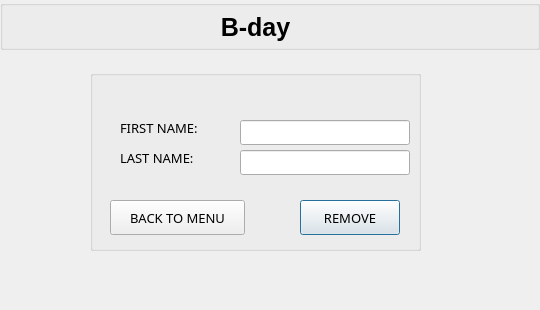
<?xml version="1.0" encoding="UTF-8"?>
<ui version="4.0">
 <class>Removedialog</class>
 <widget class="QDialog" name="Removedialog">
  <property name="geometry">
   <rect>
    <x>0</x>
    <y>0</y>
    <width>540</width>
    <height>310</height>
   </rect>
  </property>
  <property name="minimumSize">
   <size>
    <width>540</width>
    <height>310</height>
   </size>
  </property>
  <property name="maximumSize">
   <size>
    <width>540</width>
    <height>310</height>
   </size>
  </property>
  <property name="windowTitle">
   <string>B-DAY | REMOVE PEOPLE</string>
  </property>
  <property name="windowIcon">
   <iconset>
    <normaloff>resources/logo.ico</normaloff>resources/logo.ico</iconset>
  </property>
  <widget class="QGroupBox" name="topGroup">
   <property name="geometry">
    <rect>
     <x>0</x>
     <y>0</y>
     <width>540</width>
     <height>50</height>
    </rect>
   </property>
   <property name="title">
    <string/>
   </property>
   <widget class="QLabel" name="BDAY">
    <property name="geometry">
     <rect>
      <x>210</x>
      <y>8</y>
      <width>91</width>
      <height>34</height>
     </rect>
    </property>
    <property name="font">
     <font>
      <pointsize>19</pointsize>
      <weight>75</weight>
      <italic>false</italic>
      <bold>true</bold>
      <underline>false</underline>
      <strikeout>false</strikeout>
      <kerning>false</kerning>
     </font>
    </property>
    <property name="text">
     <string>B-day</string>
    </property>
    <property name="alignment">
     <set>Qt::AlignBottom|Qt::AlignHCenter</set>
    </property>
   </widget>
  </widget>
  <widget class="QGroupBox" name="groupBox">
   <property name="geometry">
    <rect>
     <x>90</x>
     <y>70</y>
     <width>331</width>
     <height>181</height>
    </rect>
   </property>
   <property name="font">
    <font>
     <family>Yu Gothic Light</family>
     <pointsize>10</pointsize>
    </font>
   </property>
   <property name="title">
    <string/>
   </property>
   <widget class="QLabel" name="firstNameLabel">
    <property name="geometry">
     <rect>
      <x>30</x>
      <y>50</y>
      <width>101</width>
      <height>16</height>
     </rect>
    </property>
    <property name="text">
     <string>FIRST NAME:</string>
    </property>
   </widget>
   <widget class="QLabel" name="secondNameLabel">
    <property name="geometry">
     <rect>
      <x>30</x>
      <y>80</y>
      <width>101</width>
      <height>16</height>
     </rect>
    </property>
    <property name="text">
     <string>LAST NAME:</string>
    </property>
   </widget>
   <widget class="QLineEdit" name="firstName">
    <property name="geometry">
     <rect>
      <x>150</x>
      <y>50</y>
      <width>170</width>
      <height>25</height>
     </rect>
    </property>
    <property name="maxLength">
     <number>20</number>
    </property>
   </widget>
   <widget class="QLineEdit" name="lastName">
    <property name="geometry">
     <rect>
      <x>150</x>
      <y>80</y>
      <width>170</width>
      <height>25</height>
     </rect>
    </property>
    <property name="maxLength">
     <number>20</number>
    </property>
   </widget>
   <widget class="QPushButton" name="removeButton">
    <property name="geometry">
     <rect>
      <x>210</x>
      <y>130</y>
      <width>100</width>
      <height>35</height>
     </rect>
    </property>
    <property name="text">
     <string>REMOVE</string>
    </property>
   </widget>
   <widget class="QPushButton" name="backToMenu">
    <property name="geometry">
     <rect>
      <x>20</x>
      <y>130</y>
      <width>135</width>
      <height>35</height>
     </rect>
    </property>
    <property name="text">
     <string>BACK TO MENU</string>
    </property>
   </widget>
  </widget>
 </widget>
 <resources/>
 <connections/>
</ui>
